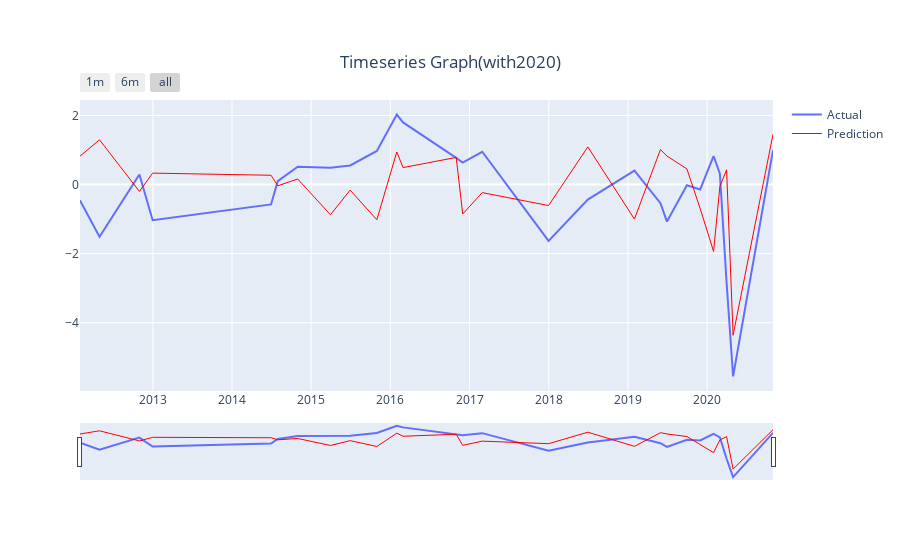

Notebook cell for this chart:
### Code cell
figure999=go.Figure()
figure999.add_trace(go.Scatter(x=X_test.index,y=y_test.values.flatten(),name='Actual'))
figure999.update_layout(title={
        'text': "Timeseries Graph(with2020)",
        'y':0.9,
        'x':0.5,
        'xanchor': 'center',
        'yanchor': 'top'}
)
figure999.add_trace(go.Scatter(x=X_test.index, y=y_pred_Test.flatten(),
                    line=dict(color='red', width=1),
                    mode='lines',
                    name='Prediction')
                    )
figure999.update_xaxes(
    rangeslider_visible=True,
    rangeselector=dict(
        buttons=list([
            dict(count=1, label="1m", step="month", stepmode="backward"),
            dict(count=6, label="6m", step="month", stepmode="backward"),
            dict(step="all")
        ])
    )
)
figure999.update_layout(title={
        'text': "Timeseries Graph(with2020)",
        'y':0.9,
        'x':0.5,
        'xanchor': 'center',
        'yanchor': 'top'})

### Figure 1 — Plotly figure (JSON) as saved in the notebook; plotly's stock layout.template omitted (floating-point values rounded to 4 significant figures)
{"data": [{"name": "Actual", "type": "scatter", "x": ["2012-01-31T00:00:00", "2012-04-30T00:00:00", "2012-10-31T00:00:00", "2012-12-31T00:00:00", "2014-06-30T00:00:00", "2014-07-31T00:00:00", "2014-10-31T00:00:00", "2015-03-31T00:00:00", "2015-06-30T00:00:00", "2015-10-31T00:00:00", "2016-01-31T00:00:00", "2016-02-29T00:00:00", "2016-10-31T00:00:00", "2016-11-30T00:00:00", "2017-02-28T00:00:00", "2017-12-31T00:00:00", "2018-06-30T00:00:00", "2019-01-31T00:00:00", "2019-05-31T00:00:00", "2019-06-30T00:00:00", "2019-09-30T00:00:00", "2019-11-30T00:00:00", "2020-01-31T00:00:00", "2020-02-29T00:00:00", "2020-03-31T00:00:00", "2020-04-30T00:00:00", "2020-10-31T00:00:00"], "y": [-0.4575, -1.511, 0.2929, -1.033, -0.5759, 0.09973, 0.5154, 0.4837, 0.554, 0.9713, 2.026, 1.798, 0.7709, 0.6339, 0.949, -1.632, -0.4362, 0.4051, -0.5406, -1.072, -0.02064, -0.1411, 0.8258, 0.312, -2.841, -5.554, 0.9943]}, {"line": {"color": "red", "width": 1}, "mode": "lines", "name": "Prediction", "type": "scatter", "x": ["2012-01-31T00:00:00", "2012-04-30T00:00:00", "2012-10-31T00:00:00", "2012-12-31T00:00:00", "2014-06-30T00:00:00", "2014-07-31T00:00:00", "2014-10-31T00:00:00", "2015-03-31T00:00:00", "2015-06-30T00:00:00", "2015-10-31T00:00:00", "2016-01-31T00:00:00", "2016-02-29T00:00:00", "2016-10-31T00:00:00", "2016-11-30T00:00:00", "2017-02-28T00:00:00", "2017-12-31T00:00:00", "2018-06-30T00:00:00", "2019-01-31T00:00:00", "2019-05-31T00:00:00", "2019-06-30T00:00:00", "2019-09-30T00:00:00", "2019-11-30T00:00:00", "2020-01-31T00:00:00", "2020-02-29T00:00:00", "2020-03-31T00:00:00", "2020-04-30T00:00:00", "2020-10-31T00:00:00"], "y": [0.8223, 1.295, -0.1988, 0.3311, 0.2687, -0.03565, 0.1607, -0.8743, -0.1609, -1.02, 0.9425, 0.4904, 0.7852, -0.8524, -0.2337, -0.6081, 1.09, -1.0, 1.013, 0.8265, 0.4502, -0.6923, -1.935, -0.05153, 0.4257, -4.361, 1.455]}], "layout": {"title": {"text": "Timeseries Graph(with2020)", "x": 0.5, "xanchor": "center", "y": 0.9, "yanchor": "top"}, "xaxis": {"rangeselector": {"buttons": [{"count": 1, "label": "1m", "step": "month", "stepmode": "backward"}, {"count": 6, "label": "6m", "step": "month", "stepmode": "backward"}, {"step": "all"}]}, "rangeslider": {"visible": true}}}}
